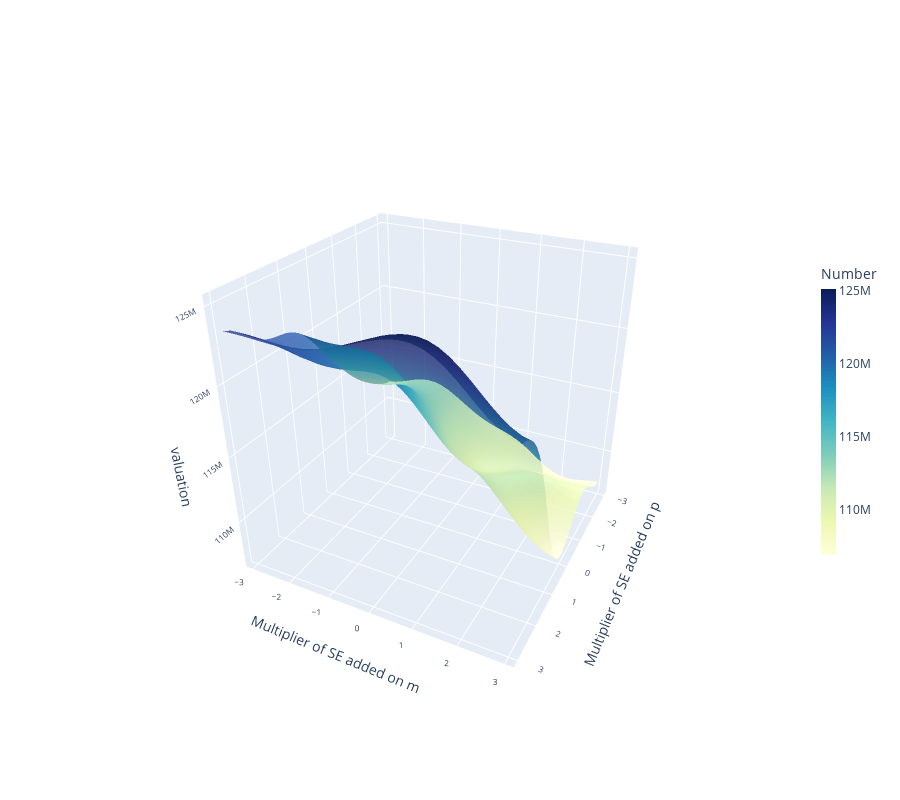

Notebook cell for this chart:
### Code cell
fig_test.show()

### Figure 1 — Plotly figure (JSON) as saved in the notebook; plotly's stock layout.template omitted (floating-point values rounded to 4 significant figures; data arrays with more than 128 entries replaced by an {"elided": "..."} marker saying what was removed)
{"data": [{"colorbar": {"len": 0.5, "thickness": 15, "title": {"text": "Number"}}, "colorscale": [[0, "rgb(255,255,217)"], [0.125, "rgb(237,248,177)"], [0.25, "rgb(199,233,180)"], [0.375, "rgb(127,205,187)"], [0.5, "rgb(65,182,196)"], [0.625, "rgb(29,145,192)"], [0.75, "rgb(34,94,168)"], [0.875, "rgb(37,52,148)"], [1, "rgb(8,29,88)"]], "opacity": 0.8, "type": "surface", "x": [3.0, 2.8, 2.6, 2.4, 2.2, 2.0, 1.8, 1.6, 1.4, 1.2, 1.0, 0.8, 0.6, 0.4, 0.2, 2.665e-15, -0.2, -0.4, -0.6, -0.8, -1.0, -1.2, -1.4, -1.6, -1.8, -2.0, -2.2, -2.4, -2.6, -2.8, -3], "y": [-3, -2.8, -2.6, -2.4, -2.2, -2.0, -1.8, -1.6, -1.4, -1.2, -1.0, -0.8, -0.6, -0.4, -0.2, 2.665e-15, 0.2, 0.4, 0.6, 0.8, 1.0, 1.2, 1.4, 1.6, 1.8, 2.0, 2.2, 2.4, 2.6, 2.8, 3.0], "z": {"elided": "31x31 float values"}}], "layout": {"autosize": true, "height": 800, "scene": {"aspectmode": "cube", "camera": {"eye": {"x": 2, "y": 1, "z": 1.25}}, "xaxis": {"tickfont": {"size": 10}, "title": {"text": "Multiplier of SE added on p"}, "type": "linear"}, "yaxis": {"tickangle": 1, "tickfont": {"size": 10}, "title": {"text": "Multiplier of SE added on m"}}, "zaxis": {"tickfont": {"size": 10}, "title": {"text": "valuation"}}}}}
